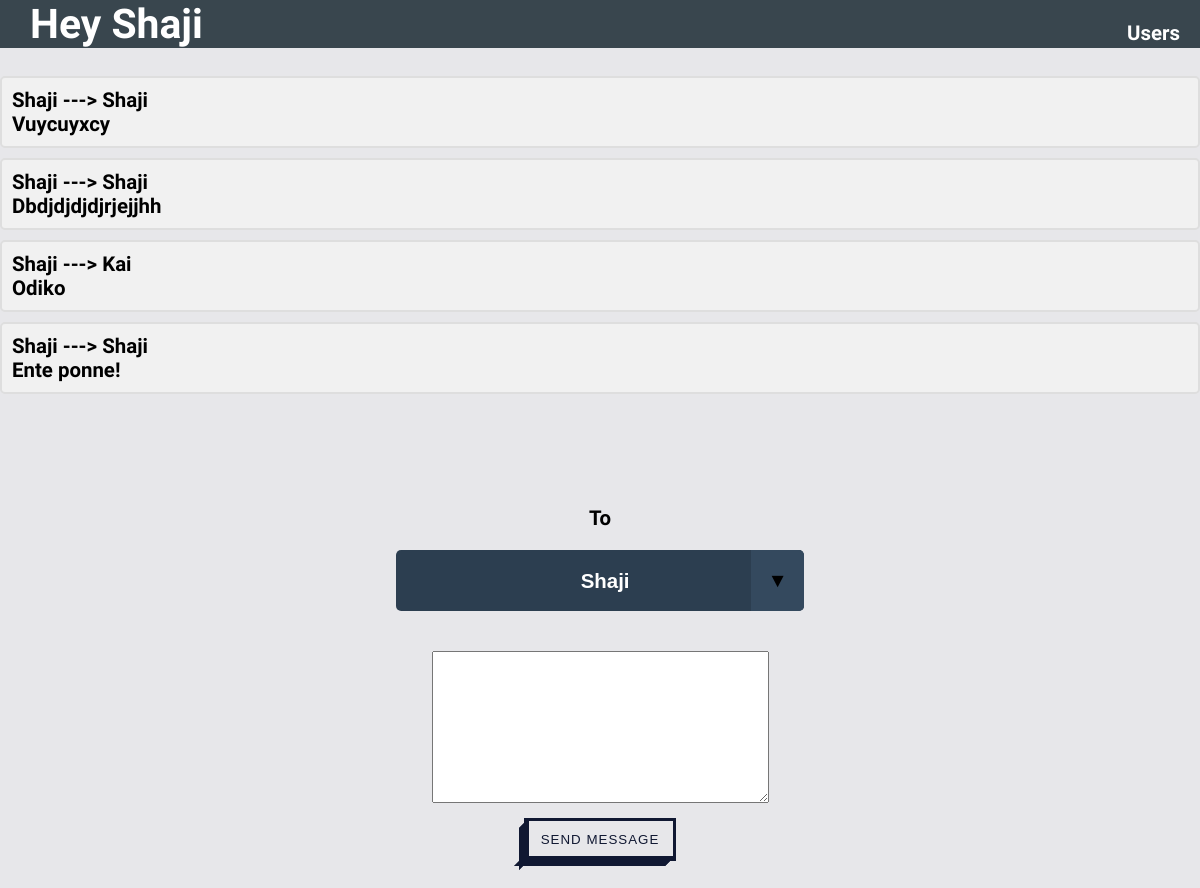
Before: / with the older database file.
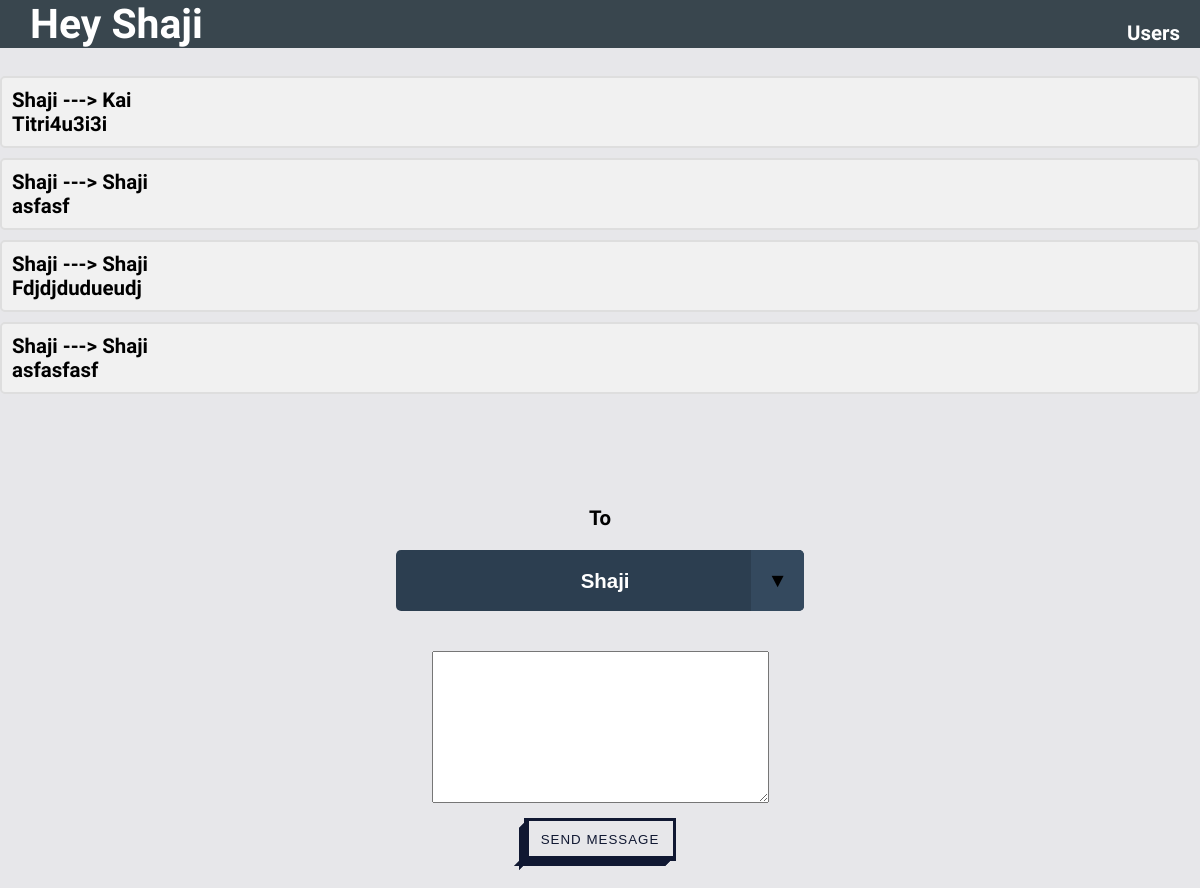
After: the same page with the newer database file.
### chat_app/models.py (models this page shows, shortened)
class MessageModel(models.Model):
    receiver = models.ForeignKey(User, on_delete=models.CASCADE)
    sender_name = models.CharField(max_length=128,default='mrkai')
    message = models.TextField(max_length=256,default=None)

### chat_app/views.py (the view)
# urls.py: path('',home),
def home(request):
    sender = authenticate(username='Shaji', password='shajithomas1253')
    if sender is not None:
        login(request, sender)
        print("{} authenticated".format(request.user))
        users = User.objects.all().filter(is_staff=False)
        form = MessageForm(request.POST or None)
        if form.is_valid():
            print()
            msgmodel = MessageModel(receiver=User.objects.get(username=request.POST['dropdown']),
                                    sender_name=request.user,
                                    message=form.cleaned_data['message'])
            msgmodel.save()
            form = MessageForm()
        else:
            print("Error")
        messages = reversed(MessageModel.objects.all().filter(sender_name=request.user).order_by('-id')[:4])
    return render(request, 'index.html', {'messageform': form, 'users': users, 'messages': messages})

### chat_app/forms.py
class MessageForm(forms.ModelForm):
    class Meta:
        model = MessageModel
        fields = ['message']

### Templates/index.html (shortened to what this page needs)
<!DOCTYPE html>
{% load static %}
<html lang="en" style="margin:0">
<head>
    <link rel="stylesheet" type="text/css" href="{% static 'main.css' %}">
</head>
<body>
<div style="background:#39464e;width:100%">
    <h1 class="user">Hey {{request.user}}</h1>
    <div class="users-div"><a href="#" class="users-anchor">Users</a></div>
</div>
<div class="msg-msg-container">
    {% for msg in messages %}
    <div class="msg-container">
        <span>{{msg.sender_name}} --->  {{msg.receiver}}</span>
        <p>{{msg.message}}</p>
    </div>
    {% endfor %}
</div>
<form method="post">
    <div style="padding:10px">
        <div style="text-align:center; margin-top:30px">
            <span class="to">To</span>
            <div class="select">
                <select style="text-align:center" name="dropdown">
                    {% for user in users %}
                    <option value={{user.username}}>{{user.username}}</option>
                    {% endfor %}
                </select>
            </div>
        </div>
    </div>
    <div style="text-align:center;margin: 10px auto">
        {{messageform.message}}
    </div>
    <div class="container">
        <button type="submit" class="btn bg">Send Message</button>
    </div>
</form>
</body>
</html>

### Static/main.css (style rules this page uses)
* { margin:0; padding:0; }
html, body { background-color: #e7e7ea; font-family: "Inconsolata", monospace; font-size: 1.13em; font-weight: bold; }
.msg-msg-container { width: 100%; height: 50vh; overflow-y: scroll; overflow-x:hidden; }
.msg-container { border: 2px solid #dedede; background-color: #f1f1f1; border-radius: 5px; padding: 10px; margin: 10px 0; font-size:1em; }
.user { font-family: 'Shadows Into Light', cursive; text-align:center;color:white;padding:20;display:inline; margin-left:30px; }
.to { margin:10px auto; }
select { -webkit-appearance: none; -moz-appearance: none; -ms-appearance: none; appearance: none; outline: 0; box-shadow: none; border: 0 !important; font-size:1em; font-weight:600; background: #2c3e50; text-align:center; background-image: none; }
.select { position: relative; display: block; width: 20em; height: 3em; line-height: 3; background: #2c3e50; overflow: hidden; border-radius: .25em; margin: 20px auto; }
select { width: 100%; height: 100%; margin: 0; padding: 0 0 0 .5em; color: #fff; cursor: pointer; }
.select::after { content: '\25BC'; position: absolute; top: 0; right: 0; bottom: 0; padding: 0 1em; background: #34495e; pointer-events: none; }
.select::after { -webkit-transition: .25s all ease; -o-transition: .25s all ease; transition: .25s all ease; }
.users-anchor { text-decoration:none; color:white; }
.users-div { display:inline; float:right; height:100%; line-height:66px; margin-right:20px; }
.container { display: flex; align-content: center; justify-content: center; }
.btn { color: #101832; cursor: pointer; display: inline-block; letter-spacing: 0.075em; padding: 0.8em 1em; margin: auto 2em; position: relative; align-self: center; text-transform: uppercase; border: 3px #00bcdd solid; border-image: linear-gradient(45deg, #00bcdd 0%, #ff00ff 100%); border-image-slice: 1 1 0 0; z-index: 1; box-shadow: -0.5em 0.5em rgba(16, 24, 50, 0); transform-origin: left bottom; -webkit-transition: all 200ms ease-in-out; -moz-transition: all 200ms ease-in-out; -o-transition: all 200ms ease-in-out; transition: all 200ms ease-in-out; margin-bottom:50px; }
.btn:before, .btn:after { border: 3px #00bcdd solid; content: ""; display: block; position: absolute; z-index: -1; }
.btn:before { border-image: linear-gradient(45deg, #00bcdd 0%, #0097dd 100%); border-image-slice: 1 1 0 1; left: -0.59em; top: 0.15em; width: 0.31em; height: 100%; transform: skewY(-45deg); }
.btn:after { border-image: linear-gradient(45deg, #00bcdd 0%, #ff00ff 100%); border-image-slice: 1 1 1 0; bottom: -0.61em; right: 0.16em; width: 100%; height: 0.31em; transform: skewX(-45deg); }
.bg { background: none; border: 3px solid #101832; color: #101832; }
.bg:before, .bg:after { background: #101832; border: 3px solid #101832; }

Changed rows visible on the page:
removed MessageModel: sender_name "Shaji", receiver "Shaji", message "Vuycuyxcy"
removed MessageModel: sender_name "Shaji", receiver "Shaji", message "Dbdjdjdjdjrjejjhh"
removed MessageModel: sender_name "Shaji", receiver "Kai", message "Odiko"
removed MessageModel: sender_name "Shaji", receiver "Shaji", message "Ente ponne!"
added MessageModel: sender_name "Shaji", receiver "Kai", message "Titri4u3i3i"
added MessageModel: sender_name "Shaji", receiver "Shaji", message "asfasf"
added MessageModel: sender_name "Shaji", receiver "Shaji", message "Fdjdjdudueudj"
added MessageModel: sender_name "Shaji", receiver "Shaji", message "asfasfasf"
